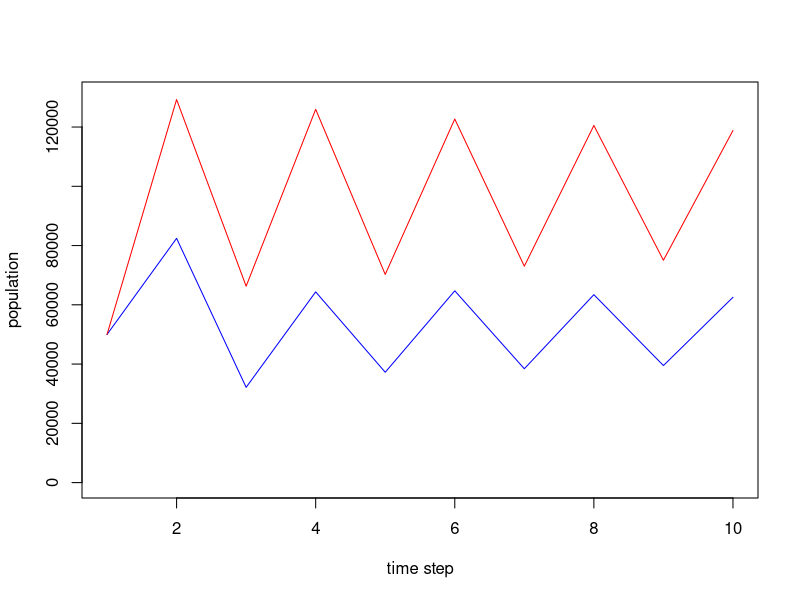
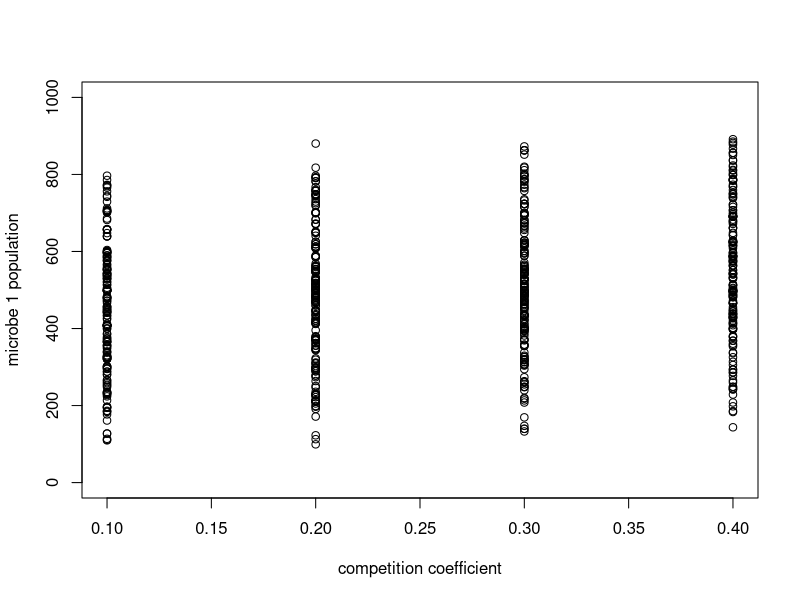
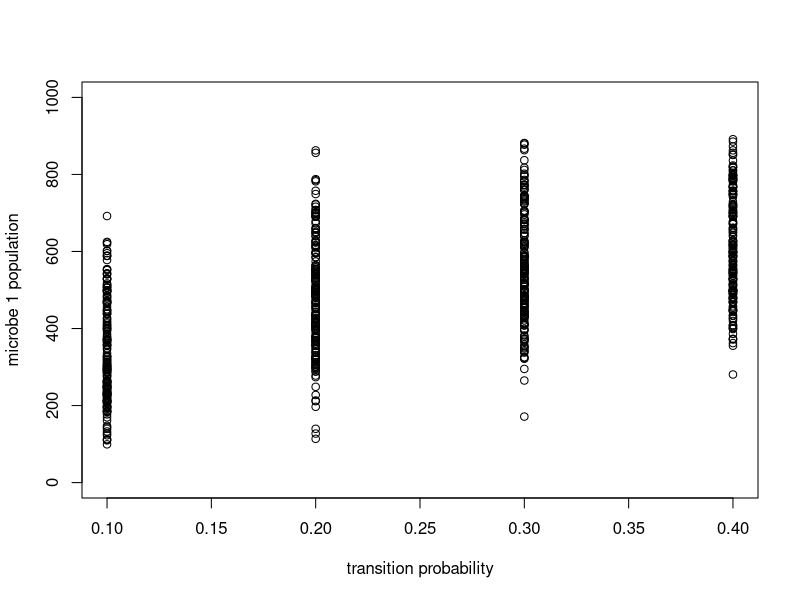
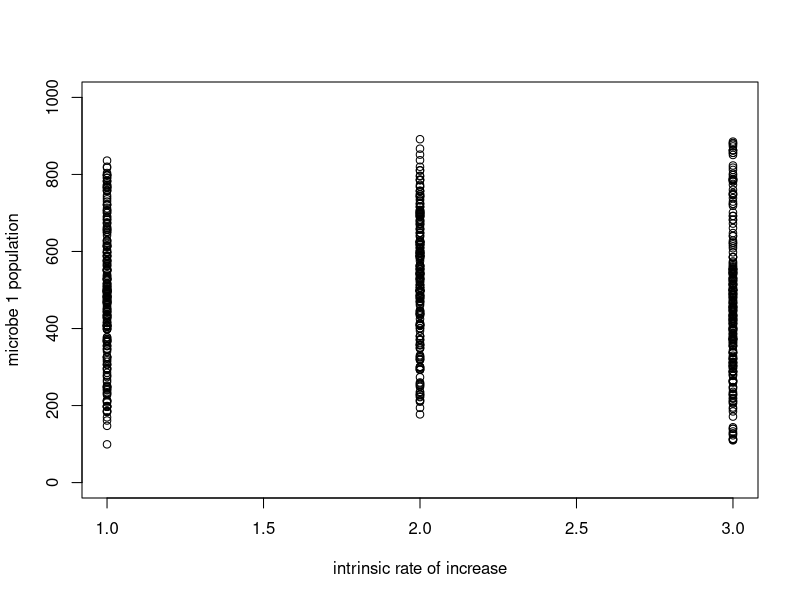

Generate these figures, in order, with R:
n.host <- 100
hostMat <- matrix(NA, nrow=n.host, ncol=2)


hostMat[,1] <- runif(100, 0, 1)

hostMat[,2] <- 1-hostMat[,1]

n.mic.gen <- 10

# number of offspring per generation

nOff1 <- 2
nOff2 <- 20

# starting population size

micStart <- 1e3
micK <- 1e5

# interaction term
alpha12 <- 0.5
alpha21 <- 0.05

internalLV.show <- function(vector){
  
  tmp <- matrix(NA, nrow=10, ncol=2)
  tmp[1,1] <- vector[1]*micStart
  tmp[1,2] <- vector[2]*micStart
  
  
  for(i in 2:10){
    tmp[i,1] <-tmp[i-1,1]*(exp(nOff1*(1-(tmp[i-1,1]+alpha12*tmp[i-1,2])/micK)))
    
    tmp[i,2] <-tmp[i-1,2]*(exp(nOff1*(1-(tmp[i-1,2]+alpha21*tmp[i-1,1])/micK)))
  }
  return(tmp)
}

show <- internalLV.show(c(50, 50))

plot(x=1:10, y=seq(0, 130000, 130000/9), type="n", xlab="time step", ylab="population")
lines(show[,1], col="blue")
lines(show[,2], col="red")

nextSeed <- function(oneGenVec, tProb1, tProb2){
  oneTrans <- oneGenVec[1]*tProb1*micStart/((oneGenVec[1]*tProb1+ oneGenVec[2]*tProb2)+1)
  
  twoTrans <- oneGenVec[2]*tProb2*micStart/((oneGenVec[1]*tProb1+ oneGenVec[2]*tProb2)+1)
  
  return(c(oneTrans, twoTrans))
}

make.input <- function(alphamin, alphamax, tProbmin, tProbmax, nOffmin, nOffmax, step.size){
  alpha <- seq(alphamin, alphamax, step.size)
  tprob <- seq(tProbmin, tProbmax, step.size)
  nOff <- seq(nOffmin, nOffmax)
  alphmat <- cbind(rep(alpha, each=length(alpha)), rep(alpha, length(alpha)))
  
  probmat1 <- cbind(rep(alphmat[,1], length(tprob)), rep(alphmat[,2], length(tprob)), 
                    rep(tprob, each=nrow(alphmat)))
  probmat2 <- cbind(rep(probmat1[,1], length(tprob)), rep(probmat1[,2], length(tprob)), rep(probmat1[,3], length(tprob)),rep(tprob, each=nrow(probmat1)))
  
  off1mat <- cbind(rep(probmat2[,1], length(nOff)), rep(probmat2[,2], length(nOff)), rep(probmat2[,3], length(nOff)),rep(probmat2[,4], length(nOff)),rep(nOff, each=nrow(probmat2)))
  
  off2mat <- cbind(rep(off1mat[,1], length(nOff)), rep(off1mat[,2], length(nOff)), rep(off1mat[,3], length(nOff)),
                   rep(off1mat[,4], length(nOff)),rep(off1mat[,5], length(nOff)), rep(nOff, nrow(off1mat)))
  
  off2mat <- unique(off2mat)
  return(off2mat)
}

inMat <- make.input(0.1, 0.4, 0.1, 0.4, 1, 3, 0.1)

n.gen=10

paramTest <- function(inVec, hostMat){
  
  oneMat <- matrix(NA, nrow=n.host, ncol=n.gen)
  oneMat[,1] <- hostMat[,1]*micStart
  
  twoMat <- matrix(NA, nrow=n.host, ncol=n.gen)
  twoMat[,1] <- hostMat[,2]*micStart
  
  internalLV <- function(vec){
    
    tmp <- matrix(NA, nrow=10, ncol=2)
    tmp[1,1] <- vec[1]
    tmp[1,2] <- vec[2]
    
    
    for(i in 2:10){
      tmp[i,1] <-tmp[i-1,1]*(exp(inVec[5]*(1-(tmp[i-1,1]+inVec[1]*tmp[i-1,2])/micK)))
      
      tmp[i,2] <-tmp[i-1,2]*(exp(inVec[6]*(1-(tmp[i-1,2]+inVec[2]*tmp[i-1,1])/micK)))
    }
    return(tmp[10,])
  }
  
  
  
  for(k in 2:n.gen){
    
    oneGenPop <- apply(cbind(oneMat[,k-1], twoMat[,k-1]), 1, internalLV)
    
    nextPop <- apply(oneGenPop, 2, nextSeed, tProb1=inVec[3], tProb2=inVec[4])
    
    oneMat[,k] <- nextPop[1,]
    twoMat[,k] <- nextPop[2,]
    
  }
  
  return(cbind(mean(colMeans(oneMat)), mean(colMeans(twoMat))))
}

micMat <- apply(inMat, 1, paramTest, hostMat=hostMat)

tmat <- cbind(inMat, micMat[1,], micMat[2,])

plot(x=seq(min(tmat[,2]), max(tmat[,2]), by=0.1), y=seq(from=0, to=1000, by=(1000/(length(seq(min(tmat[,2]), max(tmat[,2]), by=0.1))-1))), type="n", xlab="competition coefficient", ylab="microbe 1 population")

points(x=tmat[,2],y=tmat[,7])

plot(x=seq(min(tmat[,3]), max(tmat[,3]), by=0.1), y=seq(from=0, to=1000, by=(1000/(length(seq(min(tmat[,3]), max(tmat[,3]), by=0.1))-1))), type="n", xlab="transition probability", ylab="microbe 1 population")

points(x=tmat[,3],y=tmat[,7])

plot(x=seq(min(tmat[,6]), max(tmat[,6])), y=seq(from=0, to=1000, by=(1000/(length(seq(min(tmat[,6]), max(tmat[,6])))-1))), type="n", xlab="intrinsic rate of increase", ylab="microbe 1 population")

points(x=tmat[,5],y=tmat[,7])


pairwiseDist <- function(testPoint, outVec)(sqrt((testPoint-outVec[1])^2+((micK-testPoint)-outVec[2])^2))

checkPt <- function(testPt, k){
  distances <- apply(tmat[,6:7], 1, pairwiseDist, testPoint=testPt)
  
  kNeighbors <- order(distances)[1:k]
  
  kParams <- inMat[kNeighbors,]
  
  weightedDist <- (1/distances[kNeighbors])^2
  
  par1est <- sum(kParams[,1]*(weightedDist/sum(weightedDist)))
  par2est <- sum(kParams[,2]*(weightedDist/sum(weightedDist)))
  par3est <- sum(kParams[,3]*(weightedDist/sum(weightedDist))) 
  par4est <- sum(kParams[,4]*(weightedDist/sum(weightedDist)))
  
  return(c(par1est, par2est, par3est, par4est))
}

checkPt(300, 4)

